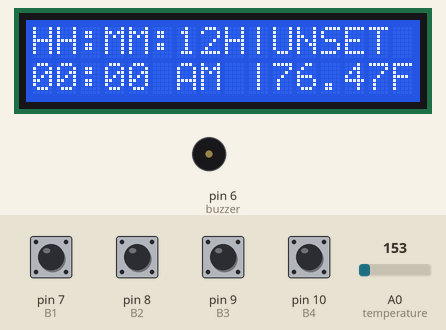
A sketch run on a simulated Arduino Uno, built with avr-gcc and run on an emulated ATmega328P. On the bench: 16×2 character LCD, buzzer (waves = sounding, pin HIGH). The test bench sets the inputs (shaded band); at power-on: pin 7 (B1), pin 8 (B2), pin 9 (B3), pin 10 (B4) HIGH, A0 (temperature) = 153. What the sketch prints to the serial monitor is not drawn.

Above: at 1.2 s.
1.3 s: pin 8 (B2) pulled LOW for 0.15 s
4.4 s: pin 8 (B2) pulled LOW for 1 s
At 5.1 s:
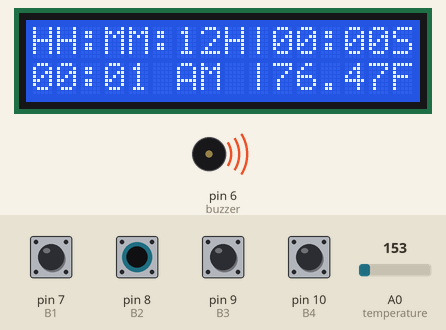
8.4 s: pin 8 (B2) pulled LOW for 0.15 s
At 8.9 s:
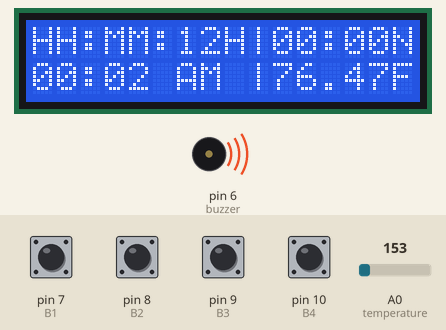
11.5 s: pin 7 (B1) pulled LOW for 0.15 s
At 12.2 s:
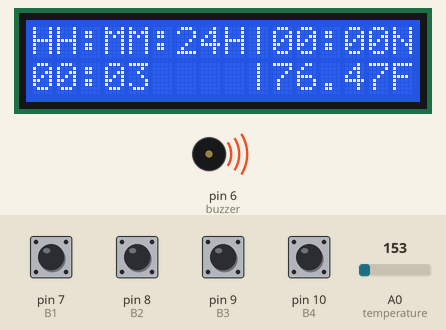
14.6 s: pin 9 (B3) pulled LOW for 0.15 s
At 15.5 s:
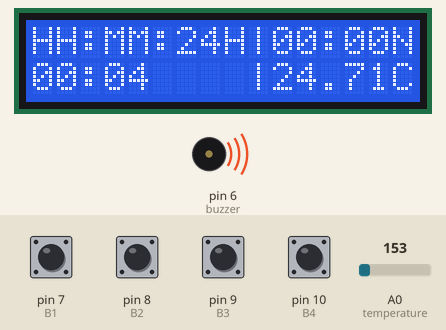
17.7 s: A0 (temperature) set to 129
At 18.0 s:
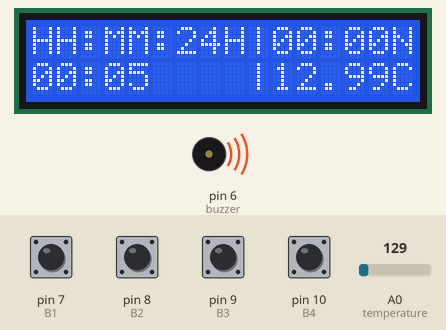
20.7 s: A0 (temperature) set to 113
At 21.6 s:
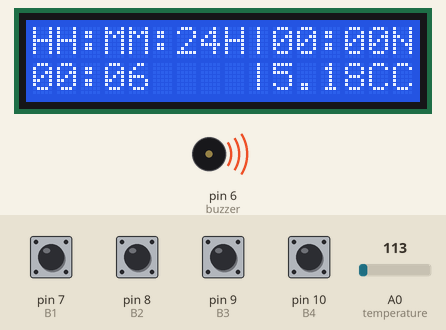
Timing chart, 0 to 23.7 s (numbered marks = the images above; inputs shaded):
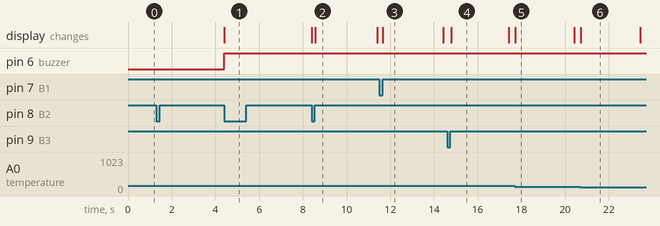

The sketch:

sketch_jun07a.ino
```cpp
#include <LiquidCrystal.h>
#define temperature A0
#define buzzer 6
#define B1 7
#define B2 8
#define B3 9
#define B4 10
//B1 is sliding switch if high will be 24 hrs else 12
//variables...............
// hrs for alarm
unsigned int aHrs = -1;
//min for alarm;
unsigned int aMins = -1;
// set the current time
int ss = 0;
int mm = 0;
int hh = 0;
//time format if true 12H
bool timeSet = false;
 bool timeFormat = true;
 bool alarm = false;
 bool type = false;
 bool snoozer = false;
unsigned int snoozeTimer = 0;
unsigned int counterB1 = 0;
unsigned int counterB2 = 0;
// initialize the library with the numbers of the interface pins
LiquidCrystal lcd(12, 11, 5, 4, 3, 2);

unsigned int  start = millis();
//........................................
void setup() {
  // set up the LCD's number of columns and rows:
  lcd.begin(16, 2);
  Serial.begin(9600);
  // Print a message to the LCD.
  lcd.print("HH:MM");
  lcd.setCursor(9,0);
  lcd.print("|");
  lcd.setCursor(9,1);
  lcd.print("|");
  pinMode(temperature,INPUT);
  pinMode(buzzer,OUTPUT);
  pinMode(B1,INPUT_PULLUP);
  pinMode(B2,INPUT_PULLUP);
  pinMode(B3,INPUT_PULLUP);
  pinMode(B4,INPUT_PULLUP);
  ss = 0;
  mm = 0;
  hh = 0;
}
void displayAll() {
  displayTime(hh,mm,timeFormat);
  displayTemp(type);
  displayAlarm(aHrs,aMins,alarm);
}

void loop() {

  //call Display function
  countTime();
  start = millis();
  displayAll();
  if(digitalRead(B1) == LOW) {
    counterB1++;  //3sec
    return;
  }
  // for handling B1
  if(counterB1 >= 30) {
    setTime();
    counterB1 = 0;
  } else if (counterB1 > 0){
    timeFormat = !timeFormat;
    counterB1 = 0;
  }
   if(digitalRead(B2) == LOW) {
    counterB2++;  //3sec
    return;
  }
  //for handling B2
  if(counterB2 >= 30) {
    setAlarm();
    counterB2 = 0;
  }
   else if(counterB2 > 0 ) {
    //initially set alarm
    if(aHrs == -1) {
      setAlarm();
    }
     //mark it active or inactive
    alarm = !alarm;
     counterB2 = 0;
  }
  if(digitalRead(B3) == LOW) {
    // change bluetooth
    type = !type;
  }

  if(alarm && snoozeTimer < 1) {
    ringAlarm();
    snoozer = false;
    snoozeTimer = 0;
  }

  if(digitalRead(B4) == LOW) {
      snoozeTimer = 5;
      snoozer = true;
      snooze();
  }
}

void displayTime(unsigned int hours, unsigned int minutes, bool check) {
  //as tinkercad doesn't have RTC
  //so we assume initial time to be the mills(Start) time
  String hrs,mins;
  //checking minutes doesn't exceed 60
  minutes = minutes % 60;
  // for 12 hours (default)
    //checking if hours does'nt exceed 12 or 24
  if(check) {
   if(hours < 12) {
    lcd.setCursor(6,1);
    lcd.print("AM");
   } else {
     lcd.setCursor(6,1);
     lcd.print("PM");
   }
    hours = hours % 12;
    lcd.setCursor(5,0);
    lcd.print(":12H");
  } else {
      hours = hours % 24;
    lcd.setCursor(5,0);
    lcd.print(":24H");
    lcd.setCursor(6,1);
    lcd.print("  ");
  }
  //setting for hours
  if(hours < 9) {
    hrs = "0" + String(hours);
  } else {
    hrs = String(hours);
  }

  //setting for minutes
    if(minutes < 9) {
    mins = "0" + String(minutes);
  } else {
    mins = String(minutes);
  }
  String dispTime = hrs + ":" + mins;
  //set cursor to col 0, line 0
  lcd.setCursor(0,1);
  lcd.print(dispTime);
}

void displayTemp(bool check) {
  int reading = analogRead(temperature);

 // converting that reading to voltage, for 3.3v arduino use 3.3
 float voltage = reading * 5.0;
 voltage /= 1024.0;

 // now print out the temperature
 float temperatureC = (voltage - 0.5) * 100 ;  //converting from 10 mv per degree wit 500 mV offset
                                               //to degrees ((voltage - 500mV) times 100)
   // now convert to Fahrenheit
 float temperatureF = (temperatureC * 9.0 / 5.0) + 32.0;
    lcd.setCursor(10, 1);
  if(check) {
    //display clesius
    lcd.print(String(temperatureC)+ "C");
  }
  else {
    lcd.print(String(temperatureF)+ "F");
  }
}

void displayAlarm(unsigned int hours, unsigned int minutes, bool check) {
  lcd.setCursor(10, 0);
  if(hours == -1) {
    lcd.print("UNSET");
    return ;
  }
  String hrs,mins;
  if(hours <= 9) {
    hrs = "0" + String(hours);
  } else {
    hrs = String(hours);
  }

  //setting for minutes
    if(minutes <= 9) {
    mins = "0" + String(minutes);
  } else {
    mins = String(minutes);
  }
  String active;
  //set active = S if set else set it N
  if(check) {
   active = "S";
  } else {
    active = "N";
  }
  lcd.print(hrs + ":" + mins + active);
}


void ringAlarm() {
  if(aHrs == hh && aMins == mm)
      digitalWrite(buzzer,HIGH);
}

void snooze() {
  digitalWrite(buzzer,LOW);
}

void countTime() {
  // count seconds
  unsigned int currentMillis = millis();
    ss += currentMillis - start;
  if (ss < 3000) {
    return;
  }
  ss = 0;
  // count minutes
  mm++;
  if(snoozer)
    snoozeTimer--;
  if (mm < 60) {
    return;
  }
  mm = 0;
  // count hours
  hh++;
  if (hh < 24) {
    return;
  }
  hh = 0;
}

void setTime() {
//first set time
 int i = 3;
 int counter = 0;
  int mins = 0;
  int hrs = 0;
  lcd.setCursor(0,1);
  lcd.print("       ");
  while(counter < 2 ) {
      lcd.setCursor(i,1);
      lcd.blink();
    if(mins > 59)
      mins = 0;
     if(hrs > 12)
        hrs = 0;
    if(digitalRead(B3) == LOW && i == 3) {
        mins++;
        lcd.print(mins);

    }
    if(digitalRead(B3) == LOW && i == 0) {
      hrs++;
      lcd.print(hrs);
    }
    if(digitalRead(B1) == LOW) {
      counter++;
      i = 0;
    }
  }
  hh = hrs;
  mm = mins;
  lcd.noBlink();
}

void setAlarm() {
  int i = 13;
  int counter = 0;
  int mins = 0;
  int hrs = 0;
  lcd.setCursor(10,0);
  lcd.print("     ");
  while(counter < 2 ) {
      lcd.setCursor(i,0);
      lcd.blink();
    Serial.println(mins);
    if(mins > 59) {
      mins = 0;
    }
    if(hrs > 12) {
        hrs = 0;
    }
    if(digitalRead(B3) == LOW && i == 13) {
        mins++;
      lcd.print(mins);
    }
    if(digitalRead(B3) == LOW && i == 10) {
      hrs++;
      lcd.print(hrs);
    }
    if(digitalRead(B2) == LOW) {
      counter++;
      i = 10;
    }
  }
  aHrs = hrs;
  aMins = mins;
  alarm = true;
  lcd.noBlink();
}
```

Measured:
- the behaviour switches between 123 and 122 on A0 (temperature) (found by bisection; images 5 and 6)
- after the input at 1.3 s, every drawn part: stays the same
- after the input at 4.4 s, pin 6 (buzzer): LOW → HIGH at once; the display: first changes at once (image 1 shows a later state)
- after the input at 8.4 s, the display: first changes at once (image 2 shows a later state)
- after the input at 11.5 s, the display: changes after 0.15 s (image 3)
- after the input at 14.6 s, the display: changes after 0.18 s (image 4)
- after the input at 17.7 s, the display: changes at once (image 5)
- after the input at 20.7 s, the display: changes at once (image 6)
